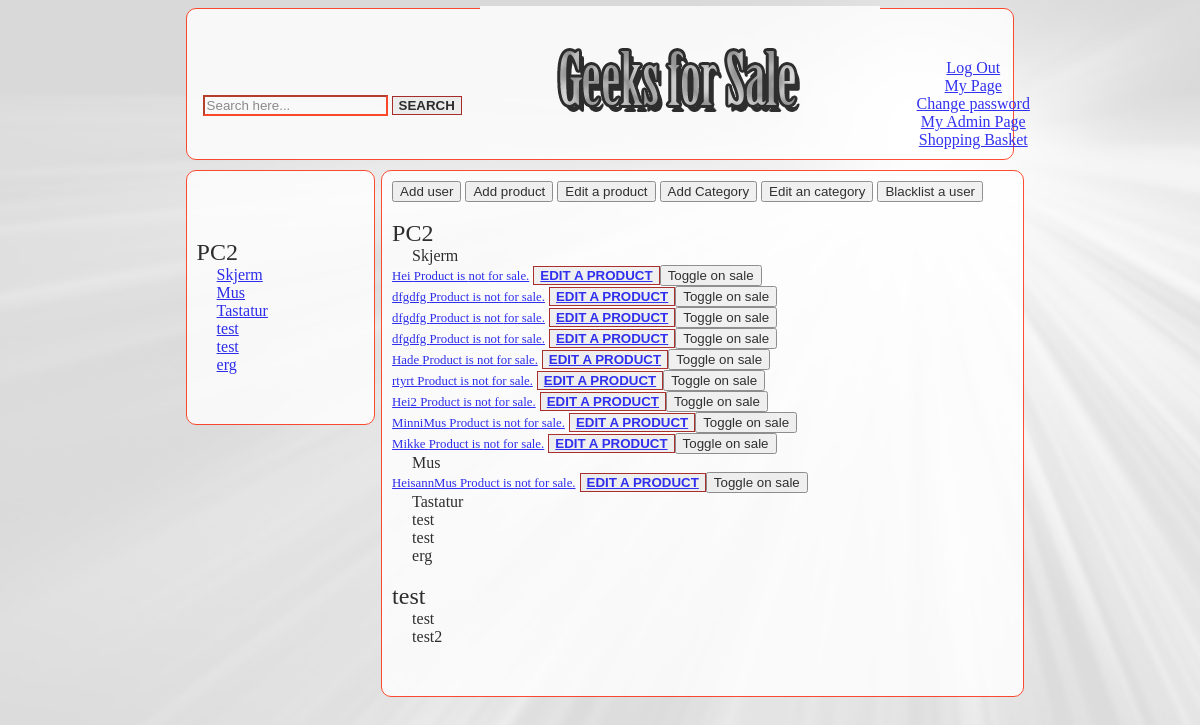
/admin-Products.php (signed in), run on the app's committed database.
### tables this page shows
CREATE TABLE IF NOT EXISTS `productcategory` (
  `id` int(10) unsigned NOT NULL AUTO_INCREMENT,
  `categoryName` text NOT NULL,
  `visible` tinyint(1) NOT NULL DEFAULT '1',
  PRIMARY KEY (`id`)
);

CREATE TABLE IF NOT EXISTS `subcategory` (
  `id` int(10) unsigned NOT NULL AUTO_INCREMENT,
  `name` text NOT NULL,
  `categoryid` int(11) NOT NULL,
  `visible` tinyint(1) NOT NULL DEFAULT '1',
  PRIMARY KEY (`id`),
  KEY `categoryid` (`categoryid`)
);

CREATE TABLE IF NOT EXISTS `products` (
  `id` int(10) unsigned NOT NULL AUTO_INCREMENT,
  `price` int(10) unsigned NOT NULL,
  `pictures` text NOT NULL,
  `name` text NOT NULL,
  `info` text NOT NULL,
  `onStock` int(10) unsigned NOT NULL,
  `forSale` tinyint(1) NOT NULL,
  `rabatt` int(10) unsigned NOT NULL,
  `categoriID` int(10) unsigned NOT NULL,
  PRIMARY KEY (`id`)
);

### admin-Products.php (the view, shortened to what this page needs)
<?php
include 'Geeksforsaletop.php';
?>
<div id= "content">
	<?php
		include 'admin-buttons.php';
		$sql = "Select * from productcategory";
		$sth = $db->prepare($sql);
		$sth->execute();
		$sth->setFetchMode(PDO::FETCH_ASSOC);
		while($categoryrow = $sth->fetch())
		{
			echo "<br><t1>".$categoryrow['categoryName']."</t1><br>";
			$sql = "Select * from subcategory where categoryid = ".$categoryrow['id'];
			$sth2 = $db->prepare($sql);
			$sth2->execute();
			$sth2->setFetchMode(PDO::FETCH_ASSOC);
			while($subCategoryRow = $sth2->fetch())
			{
				echo "<t2I>".$subCategoryRow['name']."</t2I><br>";
				$subCategoryId = $subCategoryRow['id'];
				$sql = "SELECT * from products where categoriID = ".$subCategoryId;
				$sth3 = $db->prepare($sql);
				$sth3->execute();
				$sth3->setFetchMode(PDO::FETCH_ASSOC);
				while($productrow = $sth3->fetch())
				{
					if($productrow['forSale'] == 1)
						$forSale = " ";
					else
						$forSale = " not ";
					echo "<t3><a href=\"productdetails.php?id=".$productrow['id']."\">".$productrow['name']."    Product is".$forSale."for sale.</a></t3>
					<button> <a href=\"admin-changeProduct.php?id=".$productrow['id']."\"> Edit a product        </a> </button>";
				  echo'<form method="post" action="admin-Products.php">';
				  echo '<input type="submit" value="Toggle on sale"/></br>';
				  echo '</form>';
				}
			}
		}
	?>
</div>

### menu.php
<?php
require "db.php";
$sql = "Select * from productcategory where visible=1";
$sth = $db->prepare($sql);
$sth->execute();
$sth->setFetchMode(PDO::FETCH_ASSOC);
while($row = $sth->fetch()){
	echo "<br><t1>".$row['categoryName']."</t1><br>";
	$sql = "Select * from subcategory where visible=1 AND categoryid = ".$row['id'];
	$sth2 = $db->prepare($sql);
	$sth2->execute();
	$sth2->setFetchMode(PDO::FETCH_ASSOC);
	while($rows = $sth2->fetch()){
		echo "<t2I><a href=\"productcategory.php?id=".$rows['id']."\">".$rows['name']."</a></t2I><br>";
	}
}
?>

### StyleIndex.css (style rules this page uses)
body { background-image:url('Background2.jpg'); background-attachment: fixed; }
form { display: inline; }
button { color: #000000; font-weight: bold; text-transform: uppercase; border: 1px solid #900; }
#content { font-family: 'Times New Roman'; float: left; border-radius: 10px; width: 53.3%; background-color: #ffffff; opacity: .8; margin-bottom: 10px; margin-left:0.5%; padding-left: 10px; padding-top: 10px; padding-bottom: 50px; border-style:solid; border-width:1px; border-color: #FF2400; }
t1 { font-size:150%; padding-top: 10px; }
t2I { font-size:100%; padding-left: 20px; }
t3 { font-size:80%; }

### data on the page
productcategory: categoryName "PC2"
subcategory: name "Skjerm"
subcategory: name "Mus"
subcategory: name "Tastatur"
subcategory: name "test"
subcategory: name "test"
subcategory: name "erg"
products: name "Hei", forSale "not"
products: name "dfgdfg", forSale "not"
products: name "dfgdfg", forSale "not"
products: name "dfgdfg", forSale "not"
products: name "Hade", forSale "not"
products: name "rtyrt", forSale "not"
products: name "Hei2", forSale "not"
products: name "MinniMus", forSale "not"
products: name "Mikke", forSale "not"
products: name "HeisannMus", forSale "not"
productcategory: categoryName "test"
subcategory: name "test"
subcategory: name "test2"
